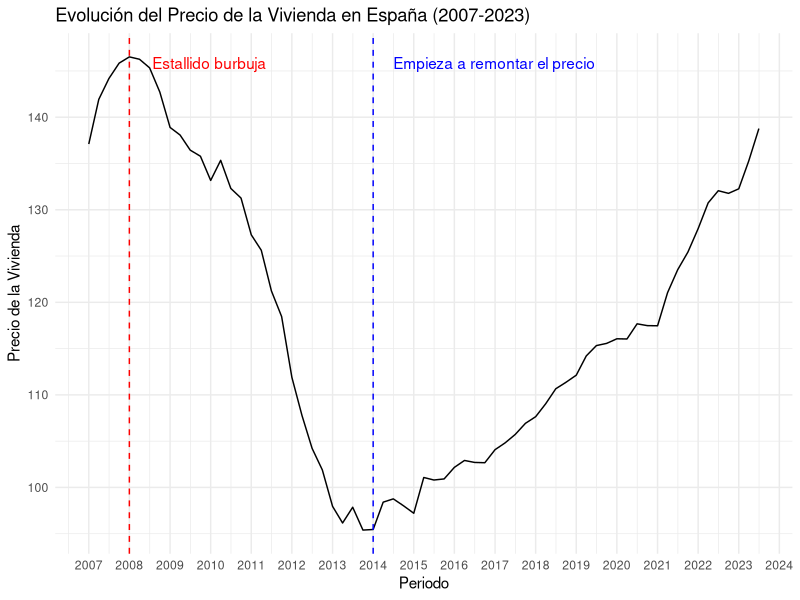
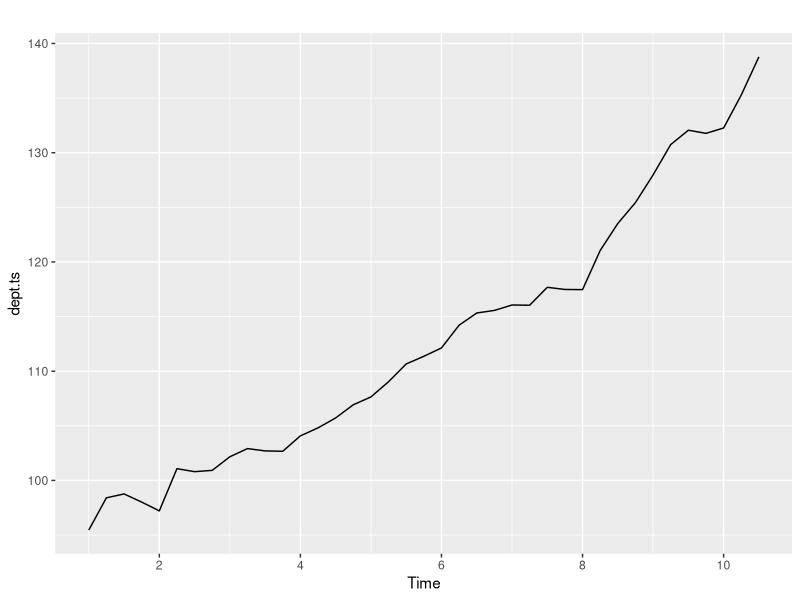
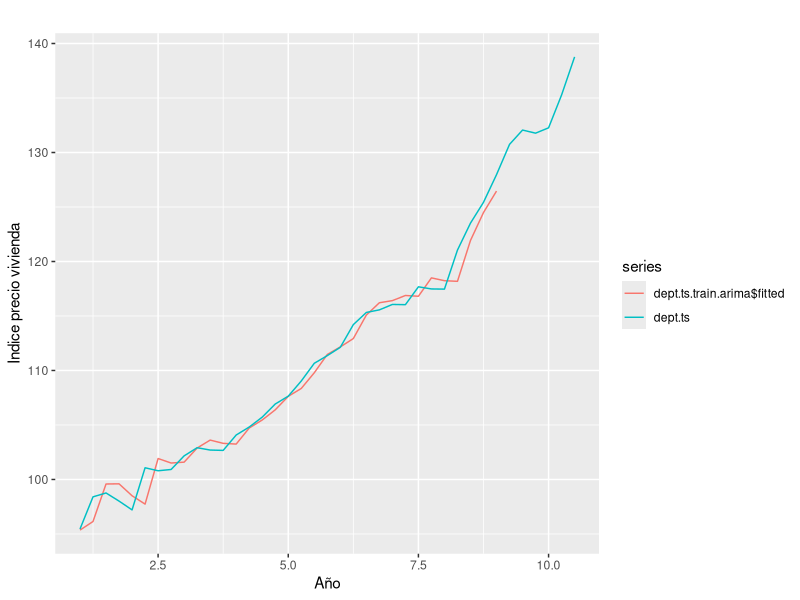
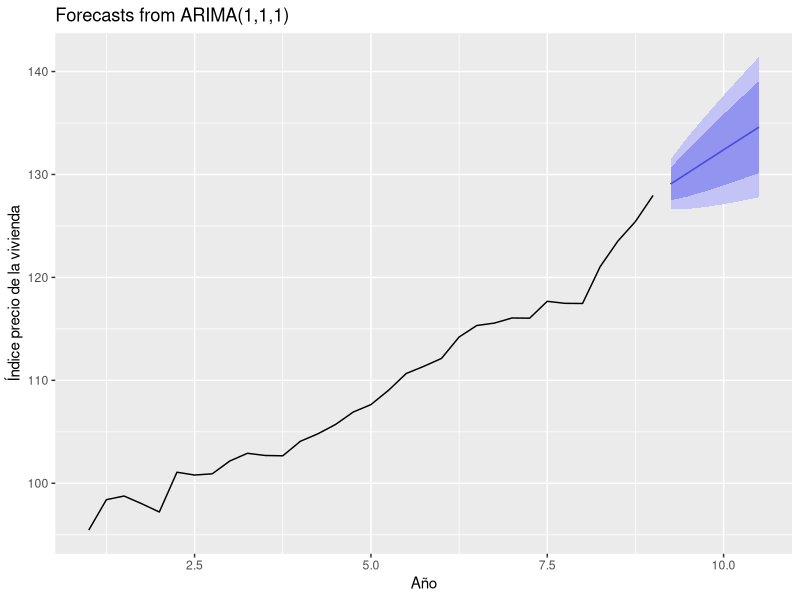

Here is the R script that generated these plots, in order:
## ---- chunk 1
knitr::opts_chunk$set(echo = TRUE)
## ---- chunk 2
library("readxl")
library("plm")
library("forecast")
library("dplyr")
library("tidyr")
## ---- chunk 3
datos <- read_excel("./datos_trabajo.xlsx")
data <- pdata.frame(datos, index = c("CCAA","Periodo"), drop.index = FALSE, row.names = TRUE)

head(data)

## ---- chunk 4
data$Personas_activas = as.numeric(data$Personas_activas)
data$Precio_vivienda = as.numeric(data$Precio_vivienda)
colnames(data)[colnames(data) == "Coste.salarial.total"] <- "Coste_salarial_total"

head(data)
## ---- chunk 5
pool_datos <- plm(Precio_vivienda ~ Personas_activas + IPC + Coste_salarial_total, data = data, model = "pooling")

summary(pool_datos)
## ---- chunk 6
efectos_fijos <- plm(Precio_vivienda ~ Personas_activas + IPC + Coste_salarial_total + as.factor(CCAA), data = data, model="pooling")

summary(efectos_fijos)
## ---- chunk 7
efectos_aleatorios <- plm(Precio_vivienda ~ Personas_activas + IPC + Coste_salarial_total , data = data, model = "random")
summary(efectos_aleatorios)
## ---- chunk 8
pFtest(efectos_fijos, pool_datos)
## ---- chunk 9
phtest(efectos_fijos, efectos_aleatorios)
## ---- chunk 10
df <- read_excel("./precio_vivienda_trabajo.xlsx")
## ---- chunk 11
# Ordenar las filas por la columna de fechas (B)
df <- df[order(as.character(df$Periodo)), ]
## ---- chunk 12
# Función para convertir el trimestre a fecha
convertir_a_fecha <- function(trimestre) {
  año <- substr(trimestre, 1, 4)
  t <- substr(trimestre, 6, 6)
  
  # Definir el mes de inicio para cada trimestre
  mes_inicio <- ifelse(t == "1", "01", 
                       ifelse(t == "2", "04", 
                              ifelse(t == "3", "07", "10")))
  
  fecha = as.Date(paste(año, mes_inicio, "01", sep = "-"))
  return(format(fecha, "%Y-%m-%d"))
}

# Aplicar la función a la columna Periodo
df$Periodo <- sapply(df$Periodo, convertir_a_fecha)
df$Periodo = as.Date(df$Periodo)
## ---- chunk 13
library(ggplot2)

# Convertir la columna 'Periodo' a formato de fecha (aproximando cada trimestre al inicio del mes correspondiente)
# df$Periodo <- as.Date(substr(df$Periodo, 1,4), format = "%Y%m")
# df$Periodo <- as.Date(sub("-01", "-04", sub("-02", "-07", sub("-03", "-10", format(df$Periodo, "%Y-%m")))))

# Crear el gráfico
ggplot(df, aes(x = Periodo, y = Precio_vivienda)) +
  geom_line() +  # Línea para mostrar la evolución del precio
  geom_vline(xintercept = as.Date("2008-01-01"), linetype = "dashed", color = "red") +  # Línea vertical en 2012
  annotate("text", x = as.Date("2008-01-01"), y = max(df$Precio_vivienda), label = "Estallido burbuja", hjust = -0.2, vjust = 1, color = "red") +
  labs(title = "Evolución del Precio de la Vivienda en España (2007-2023)",
       x = "Periodo",
       y = "Precio de la Vivienda") +
  geom_vline(xintercept = as.Date("2014-01-01"), linetype = "dashed", color = "blue") +  # Línea vertical en 2012
  annotate("text", x = as.Date("2014-01-01"), y = max(df$Precio_vivienda), label = "Empieza a remontar el precio", hjust = -0.1, vjust = 1, color = "blue") +
  labs(title = "Evolución del Precio de la Vivienda en España (2007-2023)",
       x = "Periodo",
       y = "Precio de la Vivienda") +
  theme_minimal() +
  scale_x_date(date_breaks = "1 year", date_labels = "%Y") # Formato del eje X
## ---- chunk 14
# Cogemos los datos desde 2014
df = df %>%
  filter(Periodo >= as.Date("2014-01-01"))

dept.ts<-ts(df$Precio_vivienda, start=c(1,1), end=c(10,3), freq = 4)

autoplot(dept.ts)
## ---- chunk 15
dept.ts.train<-window(dept.ts,start=c(1,1),end=c(9,1))
dept.ts.valid<-window(dept.ts,start=c(9,2),end=c(10,3))


dept.lm<-tslm(dept.ts.train~trend+season,lambda=0)

summary(dept.lm)
## ---- chunk 16
dept.ts.train.arima = Arima(dept.ts.train, order = c(1, 1, 1))
summary(dept.ts.train.arima)
autoplot(cbind(dept.ts.train.arima$fitted,dept.ts), xlab="Año", ylab="Indice precio vivienda")
## ---- chunk 17
predicciones_test <- forecast(dept.ts.train.arima, h = length(dept.ts.valid))


autoplot(predicciones_test, xlab = "Año", ylab = "Índice precio de la vivienda") +
  autolayer(predicciones_test, series = "Lower", col = "blue", alpha = 0.3) +
  autolayer(predicciones_test, series = "Upper", col = "blue", alpha = 0.3) 
